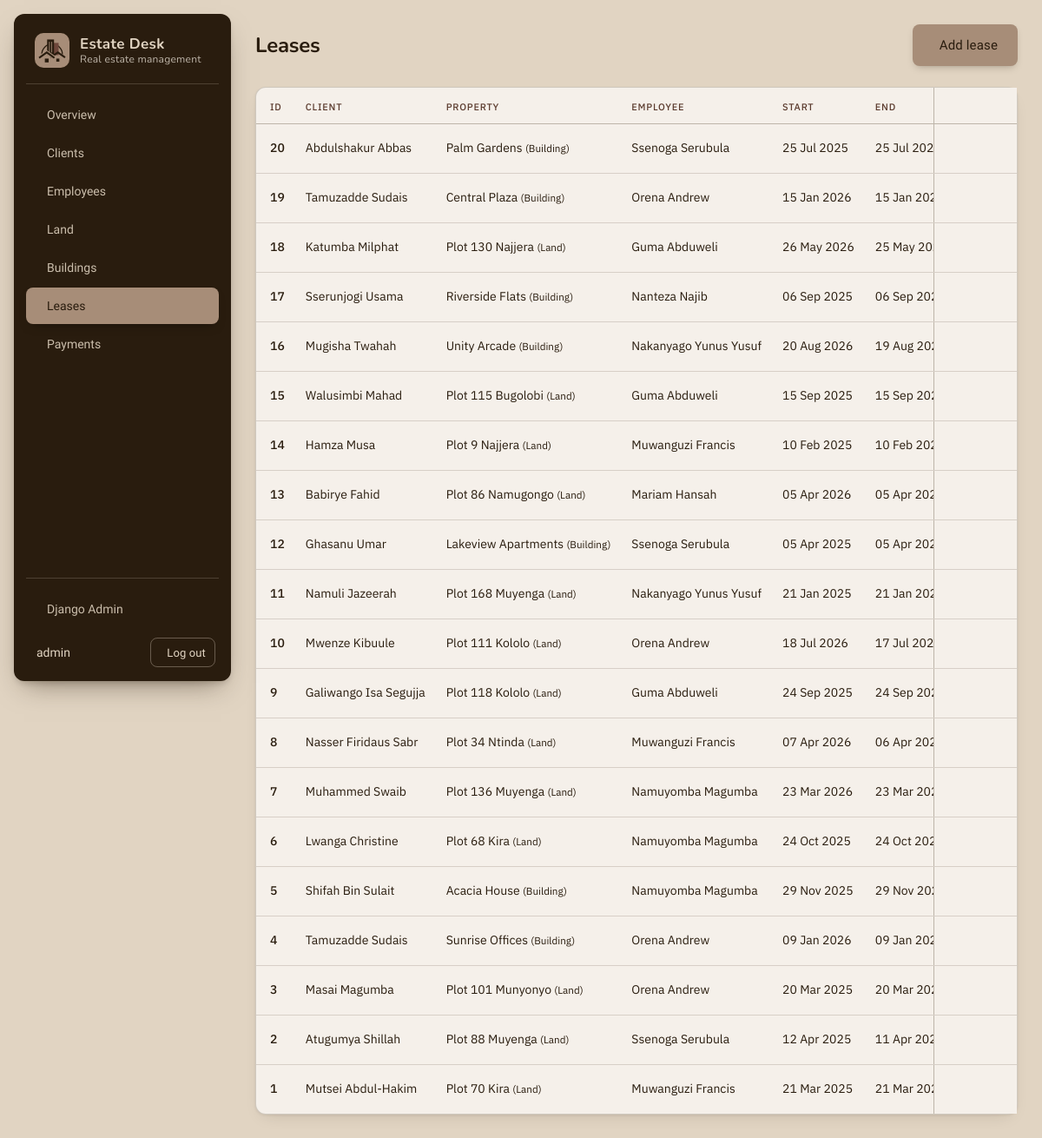
Page /leases/ (signed in) on the committed database.
### leases/models.py (models this page shows, shortened)
class Lease(models.Model):
    client = models.ForeignKey(Client, on_delete=models.CASCADE)
    employee = models.ForeignKey(Employee, on_delete=models.SET_NULL, null=True)
    land = models.ForeignKey(Land, on_delete=models.CASCADE, null=True, blank=True)
    building = models.ForeignKey(Building, on_delete=models.CASCADE, null=True, blank=True)
    start_date = models.DateField()
    end_date = models.DateField()
    @property
    def property_name(self):
        return self.land or self.building

### clients/models.py (models this page shows)
class Client(models.Model):
    GENDER_OPTIONS = [
        ("M", "Male"),
        ("F", "Female"),
    ]
    first_name = models.CharField(max_length=50)
    last_name = models.CharField(max_length=50)
    gender = models.CharField(max_length=1, choices=GENDER_OPTIONS)
    contact = models.CharField(max_length=15)
    email = models.EmailField()
    address = models.CharField(max_length=100, blank=True)
    def __str__(self):
        return f"{self.first_name} {self.last_name}"

### properties/models.py (models this page shows)
class Building(models.Model):
    name = models.CharField(max_length=50)
    location = models.CharField(max_length=50)
    price = models.DecimalField(max_digits=14, decimal_places=2)
    status = models.CharField(max_length=1, choices=STATUS_OPTIONS, default="A")
    def __str__(self):
        return self.name

class Land(models.Model):
    name = models.CharField(max_length=50)
    location = models.CharField(max_length=50)
    land_size = models.CharField(max_length=40)
    land_type = models.CharField(max_length=30)
    price = models.DecimalField(max_digits=14, decimal_places=2)
    status = models.CharField(max_length=1, choices=STATUS_OPTIONS, default="A")
    class Meta:
        verbose_name_plural = "land"
    def __str__(self):
        return self.name

### employees/models.py (models this page shows)
class Employee(models.Model):
    GENDER_OPTIONS = [
        ("M", "Male"),
        ("F", "Female"),
    ]
    first_name = models.CharField(max_length=50)
    last_name = models.CharField(max_length=50)
    gender = models.CharField(max_length=1, choices=GENDER_OPTIONS)
    contact = models.CharField(max_length=15)
    email = models.EmailField()
    address = models.CharField(max_length=100, blank=True)
    def __str__(self):
        return f"{self.first_name} {self.last_name}"

### leases/views.py (the view)
# urls.py: path("leases/", views.lease_list, name="lease_list"),
@login_required
def lease_list(request):
    leases = Lease.objects.select_related("client", "employee", "land", "building").order_by("-id")
    context = {
        "object_list": leases,
        "heading": "Leases",
        "add_label": "Add lease",
        "add_url": reverse("lease_add"),
    }
    return render(request, "leases/lease_list.html", context)

### templates/leases/lease_list.html
{% extends "shared/list_base.html" %}
{% block thead %}
  <th scope="col">ID</th><th scope="col">Client</th><th scope="col">Property</th><th scope="col">Employee</th><th scope="col">Start</th><th scope="col">End</th>
{% endblock %}
{% block rows %}
  {% for o in object_list %}
    <tr>
      <td class="code">{{ o.pk }}</td>
      <td>{{ o.client }}</td>
      <td>{{ o.property_name }} <small>({% if o.land %}Land{% else %}Building{% endif %})</small></td>
      <td>{{ o.employee|default:"-" }}</td>
      <td>{{ o.start_date|date:"d M Y" }}</td>
      <td>{{ o.end_date|date:"d M Y" }}</td>
      {% url 'lease_edit' o.pk as edit_url %}{% url 'lease_delete' o.pk as delete_url %}
      {% include "partials/_table_actions.html" %}
    </tr>
  {% endfor %}
{% endblock %}

### templates/partials/_sidebar.html (shortened to what this page needs)
<aside class="sidebar">
  <a class="brand" href="{% url 'dashboard' %}">
    {% include "partials/_logo.html" %}
    <span class="brand-text">Estate Desk<small>Real estate management</small></span>
  </a>
  <nav class="nav" aria-label="Main">
    <ul class="nav-list">
      <li><a class="nav-link" href="{% url 'dashboard' %}"{% if request.path == "/" %} aria-current="page"{% endif %}>Overview</a></li>
      <li><a class="nav-link" href="{% url 'client_list' %}"{% if "/clients/" in request.path %} aria-current="page"{% endif %}>Clients</a></li>
      <li><a class="nav-link" href="{% url 'employee_list' %}"{% if "/employees/" in request.path %} aria-current="page"{% endif %}>Employees</a></li>
      <li><a class="nav-link" href="{% url 'land_list' %}"{% if "/land/" in request.path %} aria-current="page"{% endif %}>Land</a></li>
      <li><a class="nav-link" href="{% url 'building_list' %}"{% if "/buildings/" in request.path %} aria-current="page"{% endif %}>Buildings</a></li>
      <li><a class="nav-link" href="{% url 'lease_list' %}"{% if "/leases/" in request.path %} aria-current="page"{% endif %}>Leases</a></li>
      <li><a class="nav-link" href="{% url 'payment_list' %}"{% if "/payments/" in request.path %} aria-current="page"{% endif %}>Payments</a></li>
    </ul>
    {% if user.is_staff %}
      <div class="nav-bottom">
        <a class="nav-link" href="/admin/">Django Admin</a>
      </div>
    {% endif %}
  </nav>
  <div class="user">
    <span class="user-name" title="{{ user.get_username }}">{{ user.get_username }}</span>
    <form method="post" action="{% url 'logout' %}">
      <button type="submit" class="btn btn-sidebar">Log out</button>
    </form>
  </div>
</aside>

### templates/partials/_table_actions.html (shortened to what this page needs)
<td class="col-actions">
  <div class="row-actions">
    <button type="button" class="icon-btn" data-modal="{{ edit_url }}" aria-label="Edit"></button>
    <button type="button" class="icon-btn icon-btn-danger" data-modal="{{ delete_url }}" aria-label="Delete"></button>
  </div>
</td>

### rows in the picture
Lease: pk "20", client "Abdulshakur Abbas", property_name "Palm Gardens", shows "Building", employee "Ssenoga Serubula", start_date "25 Jul 2025", end_date "25 Jul 2026"
Lease: pk "19", client "Tamuzadde Sudais", property_name "Central Plaza", shows "Building", employee "Orena Andrew", start_date "15 Jan 2026", end_date "15 Jan 2027"
Lease: pk "18", client "Katumba Milphat", property_name "Plot 130 Najjera", shows "Land", employee "Guma Abduweli", start_date "26 May 2026", end_date "25 May 2028"
Lease: pk "17", client "Sserunjogi Usama", property_name "Riverside Flats", shows "Building", employee "Nanteza Najib", start_date "06 Sep 2025", end_date "06 Sep 2026"
Lease: pk "16", client "Mugisha Twahah", property_name "Unity Arcade", shows "Building", employee "Nakanyago Yunus Yusuf", start_date "20 Aug 2026", end_date "19 Aug 2028"
Lease: pk "15", client "Walusimbi Mahad", property_name "Plot 115 Bugolobi", shows "Land", employee "Guma Abduweli", start_date "15 Sep 2025", end_date "15 Sep 2027"
Lease: pk "14", client "Hamza Musa", property_name "Plot 9 Najjera", shows "Land", employee "Muwanguzi Francis", start_date "10 Feb 2025", end_date "10 Feb 2026"
Lease: pk "13", client "Babirye Fahid", property_name "Plot 86 Namugongo", shows "Land", employee "Mariam Hansah", start_date "05 Apr 2026", end_date "05 Apr 2027"
Lease: pk "12", client "Ghasanu Umar", property_name "Lakeview Apartments", shows "Building", employee "Ssenoga Serubula", start_date "05 Apr 2025", end_date "05 Apr 2027"
Lease: pk "11", client "Namuli Jazeerah", property_name "Plot 168 Muyenga", shows "Land", employee "Nakanyago Yunus Yusuf", start_date "21 Jan 2025", end_date "21 Jan 2027"
Lease: pk "10", client "Mwenze Kibuule", property_name "Plot 111 Kololo", shows "Land", employee "Orena Andrew", start_date "18 Jul 2026", end_date "17 Jul 2028"
Lease: pk "9", client "Galiwango Isa Segujja", property_name "Plot 118 Kololo", shows "Land", employee "Guma Abduweli", start_date "24 Sep 2025", end_date "24 Sep 2026"
Lease: pk "8", client "Nasser Firidaus Sabr", property_name "Plot 34 Ntinda", shows "Land", employee "Muwanguzi Francis", start_date "07 Apr 2026", end_date "06 Apr 2029"
Lease: pk "7", client "Muhammed Swaib", property_name "Plot 136 Muyenga", shows "Land", employee "Namuyomba Magumba", start_date "23 Mar 2026", end_date "23 Mar 2027"
Lease: pk "6", client "Lwanga Christine", property_name "Plot 68 Kira", shows "Land", employee "Namuyomba Magumba", start_date "24 Oct 2025", end_date "24 Oct 2026"
Lease: pk "5", client "Shifah Bin Sulait", property_name "Acacia House", shows "Building", employee "Namuyomba Magumba", start_date "29 Nov 2025", end_date "29 Nov 2027"
Lease: pk "4", client "Tamuzadde Sudais", property_name "Sunrise Offices", shows "Building", employee "Orena Andrew", start_date "09 Jan 2026", end_date "09 Jan 2028"
Lease: pk "3", client "Masai Magumba", property_name "Plot 101 Munyonyo", shows "Land", employee "Orena Andrew", start_date "20 Mar 2025", end_date "20 Mar 2027"
Lease: pk "2", client "Atugumya Shillah", property_name "Plot 88 Muyenga", shows "Land", employee "Ssenoga Serubula", start_date "12 Apr 2025", end_date "11 Apr 2028"
Lease: pk "1", client "Mutsei Abdul-Hakim", property_name "Plot 70 Kira", shows "Land", employee "Muwanguzi Francis", start_date "21 Mar 2025", end_date "21 Mar 2027"

### other values in the picture
{{ user.get_username }} "admin"
{{ heading }} "Leases"
{{ add_label }} "Add lease"
